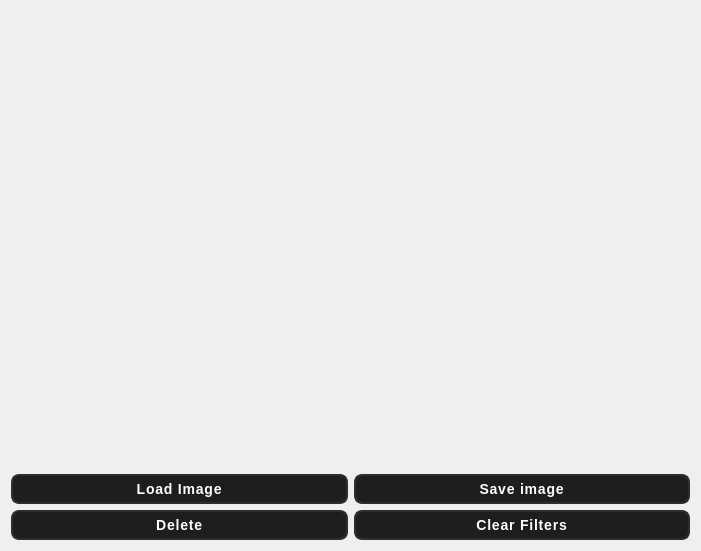
   <widget class="QWidget" name="layoutWidget">
    <property name="geometry">
     <rect>
      <x>590</x>
      <y>30</y>
      <width>701</width>
      <height>551</height>
     </rect>
    </property>
    <layout class="QGridLayout" name="ImageLayout">
     <item row="3" column="1">
      <widget class="QPushButton" name="saveButton">
       <property name="enabled">
        <bool>true</bool>
       </property>
       <property name="styleSheet">
        <string notr="true">QPushButton {
    background-color: #1E1E1E;
    color: white;
    border: 2px solid #2E2E2E;
    border-radius: 8px;
    padding: 5px 14px;
    font-size: 14px;
    font-weight: bold;
    letter-spacing: 0.8px;
}

QPushButton:hover {
    background-color: #2C2C2C;
    border: 2px solid #00FFFF;
    color: #00FFFF;
}

QPushButton:pressed {
    background-color: #111;
    border: 2px solid #008B8B;
    color: #008B8B;
}

QPushButton:disabled {
    background-color: #1E1E1E;
    border: 2px solid #2E2E2E;
    color: #555;
}
</string>
       </property>
       <property name="text">
        <string>Save image</string>
       </property>
       <property name="icon">
        <iconset resource="resources.qrc">
         <normaloff>:/icons/icons/saveimage.png</normaloff>:/icons/icons/saveimage.png</iconset>
       </property>
      </widget>
     </item>
     <item row="2" column="1">
      <widget class="QPushButton" name="rightButton">
       <property name="sizePolicy">
        <sizepolicy hsizetype="Minimum" vsizetype="Fixed">
         <horstretch>0</horstretch>
         <verstretch>0</verstretch>
        </sizepolicy>
       </property>
       <property name="cursor">
        <cursorShape>CrossCursor</cursorShape>
       </property>
       <property name="styleSheet">
        <string notr="true">QPushButton {
    background-color: transparent;
    color: white;
    border: none;
    border-radius: 6px;
    padding: 3px 10px;
    font-size: 12px;
    font-weight: bold;
    letter-spacing: 0.5px;
}

QPushButton:hover {
    background-color: #2C2C2C;
    border: 1.5px solid #00FFFF;
    color: #00FFFF;
}

QPushButton:pressed {
    background-color: #111;
    border: 1.5px solid #008B8B;
    color: #008B8B;
}

QPushButton:disabled {
    background-color: #1E1E1E;
    border: 1.5px solid #2E2E2E;
    color: #555;
}
</string>
       </property>
       <property name="text">
        <string/>
       </property>
       <property name="icon">
        <iconset resource="resources.qrc">
         <normaloff>:/icons/icons/rotateright.png</normaloff>:/icons/icons/rotateright.png</iconset>
       </property>
       <property name="iconSize">
        <size>
         <width>24</width>
         <height>17</height>
        </size>
       </property>
      </widget>
     </item>
     <item row="4" column="1">
      <widget class="QPushButton" name="clearButton">
       <property name="enabled">
        <bool>true</bool>
       </property>
       <property name="styleSheet">
        <string notr="true">QPushButton {
    background-color: #1E1E1E;
    color: white;
    border: 2px solid #2E2E2E;
    border-radius: 8px;
    padding: 5px 14px;
    font-size: 14px;
    font-weight: bold;
    letter-spacing: 0.8px;
}

QPushButton:hover {
    background-color: #2C2C2C;
    border: 2px solid #00FFFF;
    color: #00FFFF;
}

QPushButton:pressed {
    background-color: #111;
    border: 2px solid #008B8B;
    color: #008B8B;
}

QPushButton:disabled {
    background-color: #1E1E1E;
    border: 2px solid #2E2E2E;
    color: #555;
}
</string>
       </property>
       <property name="text">
        <string>Clear Filters</string>
       </property>
       <property name="icon">
        <iconset resource="resources.qrc">
         <normaloff>:/icons/icons/clearfilters.png</normaloff>:/icons/icons/clearfilters.png</iconset>
       </property>
      </widget>
     </item>
     <item row="2" column="0">
      <widget class="QPushButton" name="leftButton">
       <property name="sizePolicy">
        <sizepolicy hsizetype="Minimum" vsizetype="Fixed">
         <horstretch>0</horstretch>
         <verstretch>0</verstretch>
        </sizepolicy>
       </property>
       <property name="cursor">
        <cursorShape>CrossCursor</cursorShape>
       </property>
       <property name="styleSheet">
        <string notr="true">QPushButton {
    background-color: transparent;
    color: white;
    border: none;
    border-radius: 6px;
    padding: 3px 10px;
    font-size: 12px;
    font-weight: bold;
    letter-spacing: 0.5px;
}

QPushButton:hover {
    background-color: #2C2C2C;
    border: 1.5px solid #00FFFF;
    color: #00FFFF;
}

QPushButton:pressed {
    background-color: #111;
    border: 1.5px solid #008B8B;
    color: #008B8B;
}

QPushButton:disabled {
    background-color: #1E1E1E;
    border: 1.5px solid #2E2E2E;
    color: #555;
}
</string>
       </property>
       <property name="text">
        <string/>
       </property>
       <property name="icon">
        <iconset resource="resources.qrc">
         <normaloff>:/icons/icons/rotateleft.png</normaloff>:/icons/icons/rotateleft.png</iconset>
       </property>
       <property name="iconSize">
        <size>
         <width>24</width>
         <height>17</height>
        </size>
       </property>
      </widget>
     </item>
     <item row="3" column="0">
      <widget class="QPushButton" name="loadButton">
       <property name="styleSheet">
        <string notr="true">QPushButton {
    background-color: #1E1E1E;
    color: white;
    border: 2px solid #2E2E2E;
    border-radius: 8px;
    padding: 5px 14px;
    font-size: 14px;
    font-weight: bold;
    letter-spacing: 0.8px;
}

QPushButton:hover {
    background-color: #2C2C2C;
    border: 2px solid #00FFFF;
    color: #00FFFF;
}

QPushButton:pressed {
    background-color: #111;
    border: 2px solid #008B8B;
    color: #008B8B;
}

QPushButton:disabled {
    background-color: #1E1E1E;
    border: 2px solid #2E2E2E;
    color: #555;
}
</string>
       </property>
       <property name="text">
        <string>Load Image</string>
       </property>
       <property name="icon">
        <iconset resource="resources.qrc">
         <normaloff>:/icons/icons/loadimage.png</normaloff>:/icons/icons/loadimage.png</iconset>
       </property>
       <property name="iconSize">
        <size>
         <width>20</width>
         <height>20</height>
        </size>
       </property>
      </widget>
     </item>
     <item row="0" column="0" rowspan="2" colspan="2">
      <widget class="ImageLabel" name="imageLabel">
       <property name="styleSheet">
        <string notr="true"/>
       </property>
       <property name="frameShape">
        <enum>QFrame::Shape::NoFrame</enum>
       </property>
       <property name="frameShadow">
        <enum>QFrame::Shadow::Plain</enum>
       </property>
       <property name="text">
        <string/>
       </property>
      </widget>
     </item>
     <item row="4" column="0">
      <widget class="QPushButton" name="deleteButton">
       <property name="enabled">
        <bool>true</bool>
       </property>
       <property name="styleSheet">
        <string notr="true">QPushButton {
    background-color: #1E1E1E;
    color: white;
    border: 2px solid #2E2E2E;
    border-radius: 8px;
    padding: 5px 14px;
    font-size: 14px;
    font-weight: bold;
    letter-spacing: 0.8px;
}

QPushButton:hover {
    background-color: #2C2C2C;
    border: 2px solid #00FFFF;
    color: #00FFFF;
}

QPushButton:pressed {
    background-color: #111;
    border: 2px solid #008B8B;
    color: #008B8B;
}

QPushButton:disabled {
    background-color: #1E1E1E;
    border: 2px solid #2E2E2E;
    color: #555;
}
</string>
       </property>
       <property name="text">
        <string>Delete</string>
       </property>
       <property name="icon">
        <iconset resource="resources.qrc">
         <normaloff>:/icons/icons/deleteimage.png</normaloff>:/icons/icons/deleteimage.png</iconset>
       </property>
      </widget>
     </item>
    </layout>
   </widget>
